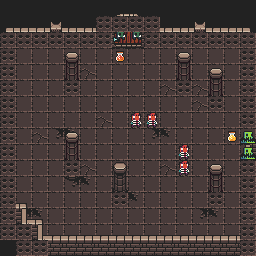

Tiled map render using the project's own tile images. Description and the whole map definition, tile-layer contents included, below:
An orthogonal 16x16 tile map with 16x16 px tiles, 9 tile layers (Floor, Traps, Side_walls, Side_doors, ...), 3 tilesets.

<map version="1.10" tiledversion="1.11.2" orientation="orthogonal" renderorder="right-down" width="16" height="16" tilewidth="16" tileheight="16" infinite="0" nextlayerid="10" nextobjectid="1">
 <tileset firstgid="1" source="Tilesets/0x72_DungeonTilesetII_v1.7.tsx" />
 <tileset firstgid="1025" source="Tilesets/atlas_walls_high-16x32.tsx" />
 <tileset firstgid="1217" source="Tilesets/atlas_walls_low-16x16.tsx" />
 <layer id="1" name="Floor" width="16" height="16">
  <data encoding="csv">
1250,1250,1250,1250,1250,1250,1250,1250,1250,1250,1250,1250,1250,1250,1250,1250,
1250,1250,1250,1250,1250,1250,1250,1250,1250,1250,1250,1250,1250,1250,1250,1250,
130,130,130,130,130,130,130,130,130,130,130,130,130,130,130,130,
130,130,130,130,130,130,130,130,130,130,130,130,130,130,130,130,
130,130,130,130,130,131,130,130,130,130,130,130,130,130,130,130,
130,130,130,130,130,130,130,130,130,130,131,131,131,130,130,130,
130,130,130,130,130,130,130,130,130,130,130,130,131,130,130,130,
130,130,130,130,130,130,131,130,130,130,130,130,130,130,130,130,
130,130,131,194,195,130,130,130,130,194,195,130,130,130,130,130,
130,130,130,130,130,130,130,130,130,130,130,130,130,130,130,130,
130,130,130,130,130,131,130,130,130,130,131,130,130,130,130,130,
130,130,130,130,194,195,130,130,130,130,130,130,130,130,130,130,
130,130,130,130,130,130,130,130,195,130,130,130,130,131,130,130,
130,194,195,130,130,130,130,130,130,130,130,130,194,195,130,130,
1250,1250,130,130,130,130,130,130,130,130,130,130,130,130,130,130,
1250,1250,1250,130,130,130,130,130,130,130,130,130,130,130,130,1250
</data>
 </layer>
 <layer id="6" name="Traps" width="16" height="16">
  <data encoding="csv">
0,0,0,0,0,0,0,0,0,0,0,0,0,0,0,0,
0,0,0,0,0,0,0,0,0,0,0,0,0,0,0,0,
0,0,0,0,0,0,0,0,0,0,0,0,0,0,0,0,
0,0,0,0,0,0,0,0,0,0,0,0,0,0,0,0,
0,0,0,0,0,0,0,0,0,0,0,0,0,0,0,0,
0,0,0,0,0,0,0,0,0,0,0,0,0,0,0,0,
0,0,0,0,0,0,0,0,0,0,0,0,0,0,0,0,
0,0,0,0,0,0,0,0,389,389,0,0,0,0,0,0,
0,0,0,0,0,0,0,0,0,0,0,0,0,0,0,0,
0,0,0,0,0,0,0,0,0,0,0,389,0,0,0,0,
0,0,0,0,0,0,0,0,0,0,0,389,0,0,0,0,
0,0,0,0,0,0,0,389,0,0,0,0,0,0,0,0,
0,0,0,0,0,0,0,0,0,0,0,0,0,0,0,0,
0,0,0,0,0,0,0,0,0,0,0,0,0,0,0,0,
0,0,0,0,0,0,0,0,0,0,0,0,0,0,0,0,
0,0,0,0,0,0,0,0,0,0,0,0,0,0,0,0
</data>
 </layer>
 <layer id="2" name="Side_walls" width="16" height="16">
  <data encoding="csv">
0,0,0,0,0,0,0,0,0,0,0,0,0,0,0,0,
0,0,0,0,0,0,0,0,0,0,0,0,0,0,0,0,
0,0,0,0,0,0,0,0,0,0,0,0,0,0,0,0,
1156,0,0,0,0,0,0,0,0,0,0,0,0,0,0,1105,
1156,0,0,0,0,0,0,0,0,0,0,0,0,0,0,1105,
1156,0,0,0,0,0,0,0,0,0,0,0,0,0,0,1105,
1156,0,0,0,0,0,0,0,0,0,0,0,0,0,0,1105,
1156,0,0,0,0,0,0,0,0,0,0,0,0,0,0,0,
1156,0,0,0,0,0,0,0,0,0,0,0,0,0,0,0,
1156,0,0,0,0,0,0,0,0,0,0,0,0,0,0,1105,
1156,0,0,0,0,0,0,0,0,0,0,0,0,0,0,1105,
1156,0,0,0,0,0,0,0,0,0,0,0,0,0,0,1105,
1156,1028,0,0,0,0,0,0,0,0,0,0,0,0,0,1105,
1156,1052,1028,0,0,0,0,0,0,0,0,0,0,0,0,1105,
0,0,1052,0,0,0,0,0,0,0,0,0,0,0,0,1105,
0,0,0,0,0,0,0,0,0,0,0,0,0,0,0,0
</data>
 </layer>
 <layer id="3" name="Side_doors" width="16" height="16">
  <data encoding="csv">
0,0,0,0,0,0,0,0,0,0,0,0,0,0,0,0,
0,0,0,0,0,0,0,0,0,0,0,0,0,0,0,0,
0,0,0,0,0,0,0,0,0,0,0,0,0,0,0,0,
0,0,0,0,0,0,0,0,0,0,0,0,0,0,0,0,
0,0,0,0,0,0,0,0,0,0,0,0,0,0,0,0,
0,0,0,0,0,0,0,0,0,0,0,0,0,0,0,0,
0,0,0,0,0,0,0,0,0,0,0,0,0,0,0,1122,
0,0,0,0,0,0,0,0,0,0,0,0,0,0,0,1146,
0,0,0,0,0,0,0,0,0,0,0,0,0,0,0,1026,
0,0,0,0,0,0,0,0,0,0,0,0,0,0,0,1050,
0,0,0,0,0,0,0,0,0,0,0,0,0,0,0,0,
0,0,0,0,0,0,0,0,0,0,0,0,0,0,0,0,
0,0,0,0,0,0,0,0,0,0,0,0,0,0,0,0,
0,0,0,0,0,0,0,0,0,0,0,0,0,0,0,0,
0,0,0,0,0,0,0,0,0,0,0,0,0,0,0,0,
0,0,0,0,0,0,0,0,0,0,0,0,0,0,0,0
</data>
 </layer>
 <layer id="4" name="Front_walls" width="16" height="16">
  <data encoding="csv">
0,0,0,0,0,0,0,0,0,0,0,0,0,0,0,0,
1127,1178,1178,1178,1178,1178,1178,1178,1178,1178,1178,1178,1178,1178,1178,1126,
1151,1202,1202,1202,1202,1202,1202,1202,1202,1202,1202,1202,1202,1202,1202,1150,
0,0,0,0,0,0,0,0,0,0,0,0,0,0,0,0,
0,0,0,0,0,0,0,0,0,0,0,0,0,0,0,0,
0,0,0,0,0,0,0,0,0,0,0,0,0,0,0,0,
0,0,0,0,0,0,0,0,0,0,0,0,0,0,0,0,
0,0,0,0,0,0,0,0,0,0,0,0,0,0,0,0,
0,0,0,0,0,0,0,0,0,0,0,0,0,0,0,0,
0,0,0,0,0,0,0,0,0,0,0,0,0,0,0,0,
0,0,0,0,0,0,0,0,0,0,0,0,0,0,0,0,
0,0,0,0,0,0,0,0,0,0,0,0,0,0,0,0,
1177,0,0,0,0,0,0,0,0,0,0,0,0,0,0,0,
1201,1177,0,0,0,0,0,0,0,0,0,0,0,0,0,0,
0,1201,1177,1178,1178,1178,1178,1178,1178,1178,1178,1178,1178,1178,1178,1124,
0,0,1201,1202,1202,1202,1202,1202,1202,1202,1202,1202,1202,1202,1202,1148
</data>
 </layer>
 <layer id="5" name="Front_doors" width="16" height="16">
  <data encoding="csv">
0,0,0,0,0,0,1161,1162,1163,1164,0,0,0,0,0,0,
0,0,0,0,0,0,1185,1186,1187,1188,0,0,0,0,0,0,
0,0,0,0,0,0,1209,1210,1211,1212,0,0,0,0,0,0,
0,0,0,0,0,0,0,0,0,0,0,0,0,0,0,0,
0,0,0,0,0,0,0,0,0,0,0,0,0,0,0,0,
0,0,0,0,0,0,0,0,0,0,0,0,0,0,0,0,
0,0,0,0,0,0,0,0,0,0,0,0,0,0,0,0,
0,0,0,0,0,0,0,0,0,0,0,0,0,0,0,0,
0,0,0,0,0,0,0,0,0,0,0,0,0,0,0,0,
0,0,0,0,0,0,0,0,0,0,0,0,0,0,0,0,
0,0,0,0,0,0,0,0,0,0,0,0,0,0,0,0,
0,0,0,0,0,0,0,0,0,0,0,0,0,0,0,0,
0,0,0,0,0,0,0,0,0,0,0,0,0,0,0,0,
0,0,0,0,0,0,1165,0,0,1168,0,0,0,0,0,0,
0,0,0,0,0,0,0,0,0,0,0,0,0,0,0,0,
0,0,0,0,0,0,0,0,0,0,0,0,0,0,0,0
</data>
 </layer>
 <layer id="7" name="Decorations" width="16" height="16">
  <data encoding="csv">
0,0,0,0,0,0,0,0,0,0,0,0,0,0,0,0,
0,0,0,1110,0,0,0,0,0,0,0,0,1110,0,0,0,
0,67,0,0,0,67,0,0,0,0,67,0,0,0,67,0,
0,0,0,0,0,0,0,0,0,0,0,0,0,0,0,0,
0,0,0,0,0,0,0,0,0,0,0,0,0,0,0,0,
0,0,0,0,0,0,0,0,0,0,0,0,0,0,0,0,
0,0,0,0,0,0,0,0,0,0,0,0,0,0,0,0,
0,0,0,0,0,0,0,0,0,0,0,0,0,0,0,0,
0,0,0,0,0,0,0,0,0,0,0,0,0,0,0,0,
0,0,0,0,0,0,0,0,0,0,0,0,0,0,0,0,
0,0,0,0,0,0,0,0,0,0,0,0,0,0,0,0,
0,0,0,0,0,0,0,0,0,0,0,0,0,0,0,0,
0,0,0,0,0,0,0,0,0,0,0,0,0,0,0,0,
0,0,0,0,0,0,0,0,0,0,0,0,0,0,0,0,
0,0,0,0,0,0,0,0,0,0,0,0,0,0,0,0,
0,0,0,0,0,0,0,0,0,0,0,0,0,0,0,0
</data>
 </layer>
 <layer id="8" name="Pillar" width="16" height="16">
  <data encoding="csv">
0,0,0,0,0,0,0,0,0,0,0,0,0,0,0,0,
0,0,0,0,0,0,0,0,0,0,0,0,0,0,0,0,
0,0,0,0,0,0,0,0,0,0,0,0,0,0,0,0,
0,0,0,0,166,0,0,0,0,0,0,166,0,0,0,0,
0,0,0,0,198,0,0,0,0,0,0,198,0,166,0,0,
0,0,0,0,230,0,0,0,0,0,0,230,0,198,0,0,
0,0,0,0,0,0,0,0,0,0,0,0,0,230,0,0,
0,0,0,0,0,0,0,0,0,0,0,0,0,0,0,0,
0,0,0,0,166,0,0,0,0,0,0,0,0,0,0,0,
0,0,0,0,198,0,0,0,0,0,0,0,0,0,0,0,
0,0,0,0,230,0,0,2147484808,0,0,0,0,0,166,0,0,
0,0,0,0,1208,0,0,2147484832,0,0,0,0,0,198,0,0,
0,0,0,0,0,0,0,2147484856,0,0,0,0,0,230,0,0,
0,0,0,0,0,0,0,0,0,0,0,0,0,0,0,0,
0,0,0,0,0,0,0,0,0,0,0,0,0,0,0,0,
0,0,0,0,0,0,0,0,0,0,0,0,0,0,0,0
</data>
 </layer>
 <layer id="9" name="Collisions" width="16" height="16">
  <data encoding="csv">
0,0,0,0,0,0,0,0,0,0,0,0,0,0,0,0,
0,0,0,0,0,0,386,386,386,386,0,0,0,0,0,0,
386,386,386,386,386,386,386,120,120,386,386,386,386,386,386,386,
386,0,0,0,0,0,0,691,0,0,0,0,0,0,0,386,
386,0,0,0,0,0,0,0,0,0,0,0,0,0,0,386,
386,0,0,0,386,0,0,0,0,0,0,386,0,0,0,386,
386,0,0,0,0,0,0,0,0,0,0,0,0,386,0,386,
386,0,0,0,0,0,0,0,536,536,0,0,0,0,0,386,
386,0,0,0,0,0,0,0,0,0,0,0,0,0,694,252,
386,0,0,0,0,0,0,0,0,0,0,536,0,0,0,252,
386,0,0,0,386,0,0,0,0,0,0,536,0,0,0,386,
386,0,0,0,0,0,0,0,0,0,0,0,0,0,0,386,
386,0,0,0,0,0,0,386,0,0,0,0,0,386,0,386,
386,0,0,0,0,0,0,0,0,0,0,0,0,0,0,386,
386,386,0,0,0,0,0,0,0,0,0,0,0,0,0,386,
0,386,386,0,0,0,0,0,0,0,0,0,0,0,0,386
</data>
 </layer>
</map>
